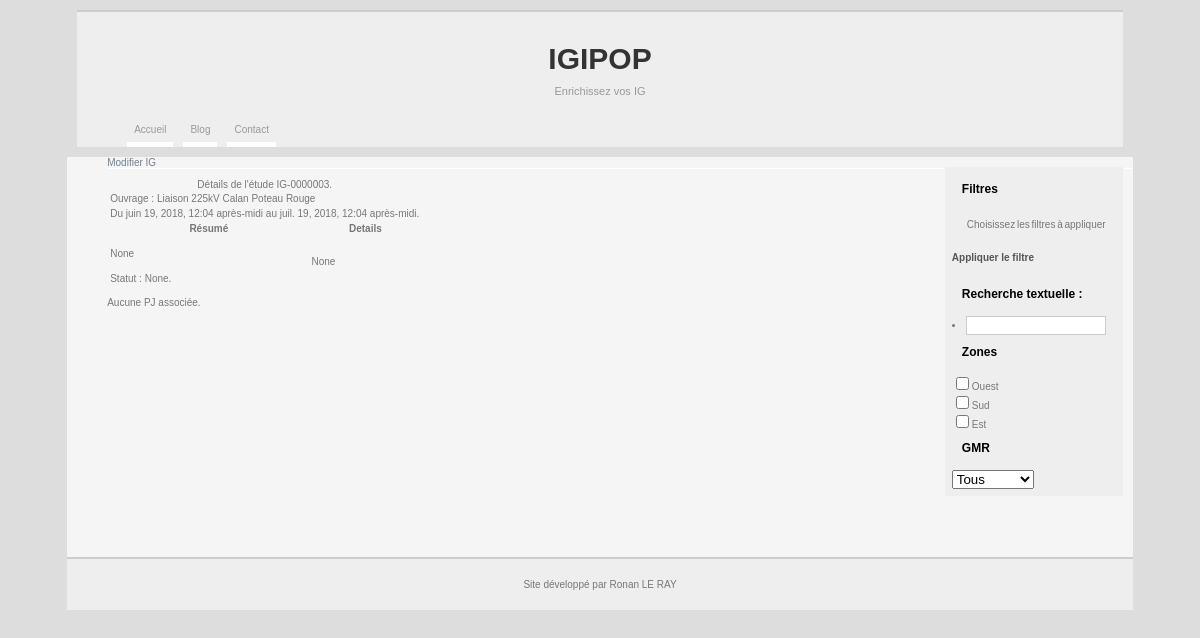
/blog/detail_IG/IG-0000003, run on the app's committed database.
### blog/models.py (models this page shows, shortened)
class T_IG(models.Model):
    ID_IG = models.CharField(max_length=20)
    postes = models.CharField(max_length=255,null=True)
    ouvrages = models.TextField(null=True)
    date_debut = models.DateTimeField(default=timezone.now, verbose_name="Date début IG")
    date_fin = models.DateTimeField(default=timezone.now,       verbose_name="Date fin IG")
    resume = models.TextField(null=True)
    details = models.TextField(null=True)
    statut = models.ForeignKey('T_statut', on_delete=models.CASCADE, null=True)
    class Meta:
        verbose_name = "Détails IG et étude"
        ordering = ['date_debut']

### blog/views.py (the view)
# urls.py: path('detail_IG/<id_IG>',views.view_IG, name='afficher_IG'),
def view_IG(request, id_IG):
    IG = get_object_or_404(T_IG, ID_IG=id_IG)
    PJ = T_document.objects.filter(IG=IG)
    """Vue qui affiche les détails d'une étude selon son numéro d'IG"""
    return render(request, 'detail_IG.html',locals())

### blog/templates/detail_IG.html
{% extends "index.html" %}
{% block listeIG %}
<ul><a href="{% url 'modifier_IG' IG.ID_IG %}">Modifier IG</a></ul>
<ul>
<table>
<caption>Détails de l'étude {{IG.ID_IG}}.
</caption>
    <tr><td colspan="2">Ouvrage : {{IG.ouvrages}}</td>
    </tr>
    <tr><td colspan="2">Du {{IG.date_debut}} au {{IG.date_fin}}.</td>
    </tr>
    <tr>
        <th>Résumé</th>
        <th>Details</th>
    </tr>
    <tr>
        <td><p>{{IG.resume}}</p></td>
        <td rowspan="2"><p>{{IG.details}}</p></td>
    </tr>
    <tr><td>Statut : {{IG.statut}}.</td>
    </tr>
</table>
</ul>
  <div id="listePJ">
{% for docs in PJ %}
    <ul><a href={{docs.doc.url}}>{{ docs.nom }} [{{docs.dateUp}} - {{docs.uploader}}]<br/>
    <img src="{{ docs.doc.url }}", style="width: auto; height: auto;max-width: 120px;max-height: 100px"/>  </ul>
{% empty %}
    <ul>Aucune PJ associée.</ul>
{% endfor %}
  </div>
{% endblock %}

### static/css/style.css (style rules this page uses)
body { background-color:#ddd; background-repeat:repeat-y; font-family: "Lucida Grande","Lucida Sans Unicode",geneva,verdana,sans-serif; font-size:10px; color:#777; }
#listeIG ul a { display:block; padding:0px; color:slategrey; text-decoration:none; border-bottom:1px solid #fff; margin:0 0 0 0; font-size:10px; }
a { color:#333; text-decoration:none; }

### data on the page
T_IG: ID_IG "IG-0000003", ouvrages "Liaison 225kV Calan Poteau Rouge", date_debut "juin 19, 2018, 12:04 après-midi", date_fin "juil. 19, 2018, 12:04 après-midi", resume "None", details "None", statut "None"
